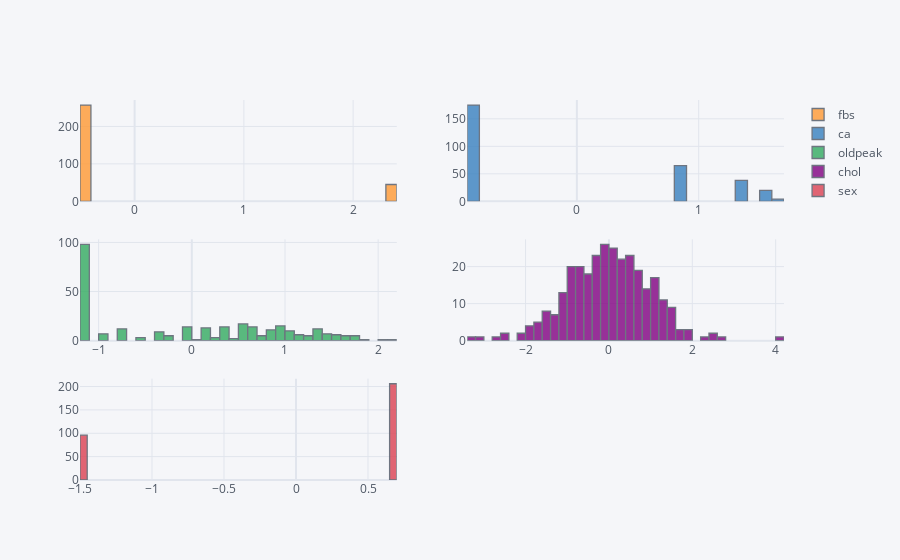

Notebook code cell kept with this figure:
### Code cell
### With Power Transformer
df_trans = df[skew_cols.index].copy()
pt = PowerTransformer(method='yeo-johnson')
trans= pt.fit_transform(df_trans)
df_trans = pd.DataFrame(trans, columns =skew_cols.index )
print(df_trans.skew())
print()
df_trans.iplot(kind='histogram',subplots=True,bins=50);

### Figure 1 — Plotly figure (JSON) as saved in the notebook; plotly's stock layout.template omitted (floating-point values rounded to 4 significant figures; data arrays with more than 128 entries replaced by an {"elided": "..."} marker saying what was removed)
{"data": [{"histfunc": "count", "histnorm": "", "marker": {"color": "rgba(255, 153, 51, 1.0)", "line": {"color": "#4D5663", "width": 1.3}}, "name": "fbs", "nbinsx": 50, "opacity": 0.8, "orientation": "v", "type": "histogram", "x": {"elided": "302 float values"}, "xaxis": "x", "yaxis": "y"}, {"histfunc": "count", "histnorm": "", "marker": {"color": "rgba(55, 128, 191, 1.0)", "line": {"color": "#4D5663", "width": 1.3}}, "name": "ca", "nbinsx": 50, "opacity": 0.8, "orientation": "v", "type": "histogram", "x": {"elided": "302 float values"}, "xaxis": "x2", "yaxis": "y2"}, {"histfunc": "count", "histnorm": "", "marker": {"color": "rgba(50, 171, 96, 1.0)", "line": {"color": "#4D5663", "width": 1.3}}, "name": "oldpeak", "nbinsx": 50, "opacity": 0.8, "orientation": "v", "type": "histogram", "x": {"elided": "302 float values"}, "xaxis": "x3", "yaxis": "y3"}, {"histfunc": "count", "histnorm": "", "marker": {"color": "rgba(128, 0, 128, 1.0)", "line": {"color": "#4D5663", "width": 1.3}}, "name": "chol", "nbinsx": 50, "opacity": 0.8, "orientation": "v", "type": "histogram", "x": {"elided": "302 float values"}, "xaxis": "x4", "yaxis": "y4"}, {"histfunc": "count", "histnorm": "", "marker": {"color": "rgba(219, 64, 82, 1.0)", "line": {"color": "#4D5663", "width": 1.3}}, "name": "sex", "nbinsx": 50, "opacity": 0.8, "orientation": "v", "type": "histogram", "x": {"elided": "302 float values"}, "xaxis": "x5", "yaxis": "y5"}], "layout": {"barmode": "overlay", "legend": {"bgcolor": "#F5F6F9", "font": {"color": "#4D5663"}}, "paper_bgcolor": "#F5F6F9", "plot_bgcolor": "#F5F6F9", "title": {"font": {"color": "#4D5663"}}, "xaxis": {"anchor": "y", "domain": [0, 0.45], "gridcolor": "#E1E5ED", "showgrid": true, "tickfont": {"color": "#4D5663"}, "title": {"font": {"color": "#4D5663"}, "text": ""}, "zerolinecolor": "#E1E5ED"}, "xaxis2": {"anchor": "y2", "domain": [0.55, 1], "gridcolor": "#E1E5ED", "showgrid": true, "tickfont": {"color": "#4D5663"}, "title": {"font": {"color": "#4D5663"}, "text": ""}, "zerolinecolor": "#E1E5ED"}, "xaxis3": {"anchor": "y3", "domain": [0, 0.45], "gridcolor": "#E1E5ED", "showgrid": true, "tickfont": {"color": "#4D5663"}, "title": {"font": {"color": "#4D5663"}, "text": ""}, "zerolinecolor": "#E1E5ED"}, "xaxis4": {"anchor": "y4", "domain": [0.55, 1], "gridcolor": "#E1E5ED", "showgrid": true, "tickfont": {"color": "#4D5663"}, "title": {"font": {"color": "#4D5663"}, "text": ""}, "zerolinecolor": "#E1E5ED"}, "xaxis5": {"anchor": "y5", "domain": [0, 0.45], "gridcolor": "#E1E5ED", "showgrid": true, "tickfont": {"color": "#4D5663"}, "title": {"font": {"color": "#4D5663"}, "text": ""}, "zerolinecolor": "#E1E5ED"}, "yaxis": {"anchor": "x", "domain": [0.7333, 1], "gridcolor": "#E1E5ED", "showgrid": true, "tickfont": {"color": "#4D5663"}, "title": {"font": {"color": "#4D5663"}, "text": ""}, "zerolinecolor": "#E1E5ED"}, "yaxis2": {"anchor": "x2", "domain": [0.7333, 1], "gridcolor": "#E1E5ED", "showgrid": true, "tickfont": {"color": "#4D5663"}, "title": {"font": {"color": "#4D5663"}, "text": ""}, "zerolinecolor": "#E1E5ED"}, "yaxis3": {"anchor": "x3", "domain": [0.3667, 0.6333], "gridcolor": "#E1E5ED", "showgrid": true, "tickfont": {"color": "#4D5663"}, "title": {"font": {"color": "#4D5663"}, "text": ""}, "zerolinecolor": "#E1E5ED"}, "yaxis4": {"anchor": "x4", "domain": [0.3667, 0.6333], "gridcolor": "#E1E5ED", "showgrid": true, "tickfont": {"color": "#4D5663"}, "title": {"font": {"color": "#4D5663"}, "text": ""}, "zerolinecolor": "#E1E5ED"}, "yaxis5": {"anchor": "x5", "domain": [0, 0.2667], "gridcolor": "#E1E5ED", "showgrid": true, "tickfont": {"color": "#4D5663"}, "title": {"font": {"color": "#4D5663"}, "text": ""}, "zerolinecolor": "#E1E5ED"}}}
